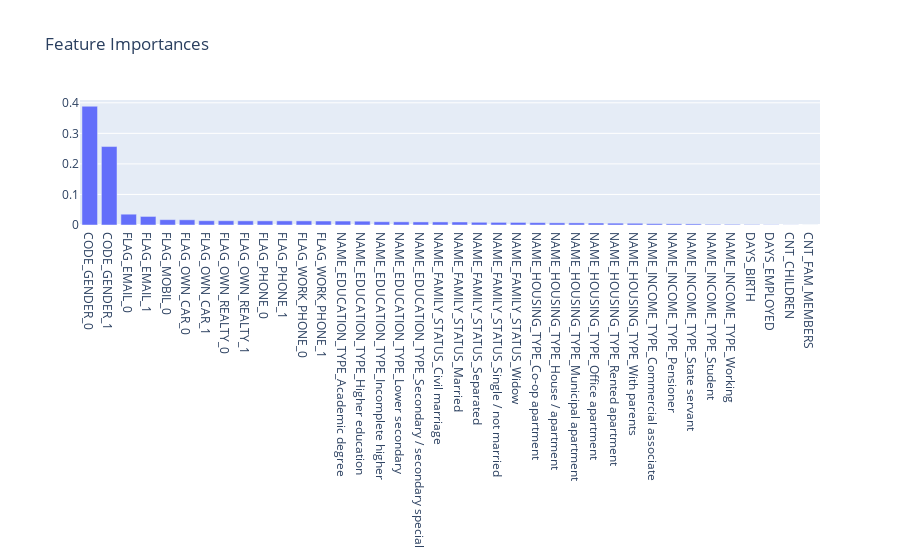

Notebook cell for this chart:
### Markdown cell above
Analyzing feature importances is important for selecting the best subset of features because it helps us identify the features that contribute most to the model's predictive performance. By selecting only the most informative features, we can improve the model's accuracy and reduce its complexity, making it easier to interpret and more efficient to use. In this project, feature importance plots are generated for Random Foest to select a subset of the most informative features for use in the model. By analyzing the splits made in the decision trees of the Random Forest, we can identify the features that contribute most to the model's predictive performance.

### Code cell
# feature names
feature_names = X_val_scaled.columns

# Get the feature importances
importances = best_model.feature_importances_

# Get the indices that would sort the importances in ascending order
sorted_indices = np.argsort(importances)

# Reverse the order of the sorted indices to get descending order
descending_indices = sorted_indices[::-1]

# Sort the importances and feature names in descending order
importances_descending = importances[descending_indices]
feature_names_descending = feature_names[descending_indices]

# Create a bar chart of the feature importances
fig = go.Figure(
    data=[go.Bar(x=feature_names, y=importances_descending)],
    layout=go.Layout(title="Feature Importances")
)

# Show the chart
fig.show()

### Figure 1 — Plotly figure (JSON) as saved in the notebook; plotly's stock layout.template omitted (floating-point values rounded to 4 significant figures)
{"data": [{"type": "bar", "x": ["CODE_GENDER_0", "CODE_GENDER_1", "FLAG_EMAIL_0", "FLAG_EMAIL_1", "FLAG_MOBIL_0", "FLAG_OWN_CAR_0", "FLAG_OWN_CAR_1", "FLAG_OWN_REALTY_0", "FLAG_OWN_REALTY_1", "FLAG_PHONE_0", "FLAG_PHONE_1", "FLAG_WORK_PHONE_0", "FLAG_WORK_PHONE_1", "NAME_EDUCATION_TYPE_Academic degree", "NAME_EDUCATION_TYPE_Higher education", "NAME_EDUCATION_TYPE_Incomplete higher", "NAME_EDUCATION_TYPE_Lower secondary", "NAME_EDUCATION_TYPE_Secondary / secondary special", "NAME_FAMILY_STATUS_Civil marriage", "NAME_FAMILY_STATUS_Married", "NAME_FAMILY_STATUS_Separated", "NAME_FAMILY_STATUS_Single / not married", "NAME_FAMILY_STATUS_Widow", "NAME_HOUSING_TYPE_Co-op apartment", "NAME_HOUSING_TYPE_House / apartment", "NAME_HOUSING_TYPE_Municipal apartment", "NAME_HOUSING_TYPE_Office apartment", "NAME_HOUSING_TYPE_Rented apartment", "NAME_HOUSING_TYPE_With parents", "NAME_INCOME_TYPE_Commercial associate", "NAME_INCOME_TYPE_Pensioner", "NAME_INCOME_TYPE_State servant", "NAME_INCOME_TYPE_Student", "NAME_INCOME_TYPE_Working", "DAYS_BIRTH", "DAYS_EMPLOYED", "CNT_CHILDREN", "CNT_FAM_MEMBERS"], "y": [0.3887, 0.2568, 0.0354, 0.02803, 0.01744, 0.01701, 0.01404, 0.01399, 0.01359, 0.01352, 0.0135, 0.01349, 0.01302, 0.01296, 0.01251, 0.01072, 0.01043, 0.01009, 0.01005, 0.009851, 0.008892, 0.008604, 0.008416, 0.007731, 0.007073, 0.006913, 0.006467, 0.006061, 0.005678, 0.004454, 0.003824, 0.003603, 0.002218, 0.002199, 0.001534, 0.0008439, 0.000325, 0]}], "layout": {"title": {"text": "Feature Importances"}}}
